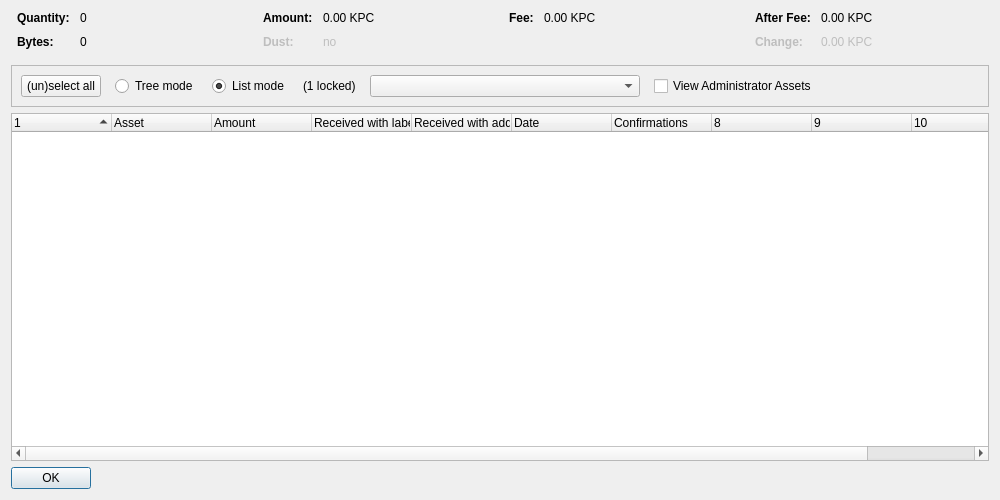
<?xml version="1.0" encoding="UTF-8"?>
<ui version="4.0">
 <class>AssetControlDialog</class>
 <widget class="QDialog" name="AssetControlDialog">
  <property name="geometry">
   <rect>
    <x>0</x>
    <y>0</y>
    <width>1000</width>
    <height>500</height>
   </rect>
  </property>
  <property name="windowTitle">
   <string>Asset Selection</string>
  </property>
  <layout class="QVBoxLayout" name="verticalLayout">
   <item>
    <layout class="QHBoxLayout" name="horizontalLayoutTop" stretch="0,0,0,0">
     <property name="topMargin">
      <number>0</number>
     </property>
     <property name="bottomMargin">
      <number>10</number>
     </property>
     <item>
      <layout class="QFormLayout" name="formLayoutAssetControl1">
       <property name="horizontalSpacing">
        <number>10</number>
       </property>
       <property name="verticalSpacing">
        <number>10</number>
       </property>
       <property name="leftMargin">
        <number>6</number>
       </property>
       <property name="rightMargin">
        <number>6</number>
       </property>
       <item row="0" column="0">
        <widget class="QLabel" name="labelAssetControlQuantityText">
         <property name="font">
          <font>
           <weight>75</weight>
           <bold>true</bold>
          </font>
         </property>
         <property name="text">
          <string>Quantity:</string>
         </property>
        </widget>
       </item>
       <item row="0" column="1">
        <widget class="QLabel" name="labelAssetControlQuantity">
         <property name="cursor">
          <cursorShape>IBeamCursor</cursorShape>
         </property>
         <property name="contextMenuPolicy">
          <enum>Qt::ActionsContextMenu</enum>
         </property>
         <property name="text">
          <string notr="true">0</string>
         </property>
         <property name="textInteractionFlags">
          <set>Qt::LinksAccessibleByMouse|Qt::TextSelectableByKeyboard|Qt::TextSelectableByMouse</set>
         </property>
        </widget>
       </item>
       <item row="1" column="0">
        <widget class="QLabel" name="labelAssetControlBytesText">
         <property name="font">
          <font>
           <weight>75</weight>
           <bold>true</bold>
          </font>
         </property>
         <property name="text">
          <string>Bytes:</string>
         </property>
        </widget>
       </item>
       <item row="1" column="1">
        <widget class="QLabel" name="labelAssetControlBytes">
         <property name="cursor">
          <cursorShape>IBeamCursor</cursorShape>
         </property>
         <property name="contextMenuPolicy">
          <enum>Qt::ActionsContextMenu</enum>
         </property>
         <property name="text">
          <string notr="true">0</string>
         </property>
         <property name="textInteractionFlags">
          <set>Qt::LinksAccessibleByMouse|Qt::TextSelectableByKeyboard|Qt::TextSelectableByMouse</set>
         </property>
        </widget>
       </item>
      </layout>
     </item>
     <item>
      <layout class="QFormLayout" name="formLayoutAssetControl2">
       <property name="horizontalSpacing">
        <number>10</number>
       </property>
       <property name="verticalSpacing">
        <number>10</number>
       </property>
       <property name="leftMargin">
        <number>6</number>
       </property>
       <property name="rightMargin">
        <number>6</number>
       </property>
       <item row="0" column="0">
        <widget class="QLabel" name="labelAssetControlAmountText">
         <property name="font">
          <font>
           <weight>75</weight>
           <bold>true</bold>
          </font>
         </property>
         <property name="text">
          <string>Amount:</string>
         </property>
        </widget>
       </item>
       <item row="0" column="1">
        <widget class="QLabel" name="labelAssetControlAmount">
         <property name="cursor">
          <cursorShape>IBeamCursor</cursorShape>
         </property>
         <property name="contextMenuPolicy">
          <enum>Qt::ActionsContextMenu</enum>
         </property>
         <property name="text">
          <string notr="true">0.00 KPC</string>
         </property>
         <property name="textInteractionFlags">
          <set>Qt::LinksAccessibleByMouse|Qt::TextSelectableByKeyboard|Qt::TextSelectableByMouse</set>
         </property>
        </widget>
       </item>
       <item row="1" column="0">
        <widget class="QLabel" name="labelAssetControlLowOutputText">
         <property name="enabled">
          <bool>false</bool>
         </property>
         <property name="font">
          <font>
           <weight>75</weight>
           <bold>true</bold>
          </font>
         </property>
         <property name="text">
          <string>Dust:</string>
         </property>
        </widget>
       </item>
       <item row="1" column="1">
        <widget class="QLabel" name="labelAssetControlLowOutput">
         <property name="enabled">
          <bool>false</bool>
         </property>
         <property name="cursor">
          <cursorShape>IBeamCursor</cursorShape>
         </property>
         <property name="contextMenuPolicy">
          <enum>Qt::ActionsContextMenu</enum>
         </property>
         <property name="text">
          <string notr="true">no</string>
         </property>
         <property name="textInteractionFlags">
          <set>Qt::LinksAccessibleByMouse|Qt::TextSelectableByKeyboard|Qt::TextSelectableByMouse</set>
         </property>
        </widget>
       </item>
      </layout>
     </item>
     <item>
      <layout class="QFormLayout" name="formLayoutAssetControl3">
       <property name="horizontalSpacing">
        <number>10</number>
       </property>
       <property name="verticalSpacing">
        <number>10</number>
       </property>
       <property name="leftMargin">
        <number>6</number>
       </property>
       <property name="rightMargin">
        <number>6</number>
       </property>
       <item row="0" column="0">
        <widget class="QLabel" name="labelAssetControlFeeText">
         <property name="font">
          <font>
           <weight>75</weight>
           <bold>true</bold>
          </font>
         </property>
         <property name="text">
          <string>Fee:</string>
         </property>
        </widget>
       </item>
       <item row="0" column="1">
        <widget class="QLabel" name="labelAssetControlFee">
         <property name="cursor">
          <cursorShape>IBeamCursor</cursorShape>
         </property>
         <property name="contextMenuPolicy">
          <enum>Qt::ActionsContextMenu</enum>
         </property>
         <property name="text">
          <string notr="true">0.00 KPC</string>
         </property>
         <property name="textInteractionFlags">
          <set>Qt::LinksAccessibleByMouse|Qt::TextSelectableByKeyboard|Qt::TextSelectableByMouse</set>
         </property>
        </widget>
       </item>
      </layout>
     </item>
     <item>
      <layout class="QFormLayout" name="formLayoutAssetControl4">
       <property name="horizontalSpacing">
        <number>10</number>
       </property>
       <property name="verticalSpacing">
        <number>10</number>
       </property>
       <property name="leftMargin">
        <number>6</number>
       </property>
       <property name="rightMargin">
        <number>6</number>
       </property>
       <item row="0" column="0">
        <widget class="QLabel" name="labelAssetControlAfterFeeText">
         <property name="font">
          <font>
           <weight>75</weight>
           <bold>true</bold>
          </font>
         </property>
         <property name="text">
          <string>After Fee:</string>
         </property>
        </widget>
       </item>
       <item row="0" column="1">
        <widget class="QLabel" name="labelAssetControlAfterFee">
         <property name="cursor">
          <cursorShape>IBeamCursor</cursorShape>
         </property>
         <property name="contextMenuPolicy">
          <enum>Qt::ActionsContextMenu</enum>
         </property>
         <property name="text">
          <string notr="true">0.00 KPC</string>
         </property>
         <property name="textInteractionFlags">
          <set>Qt::LinksAccessibleByMouse|Qt::TextSelectableByKeyboard|Qt::TextSelectableByMouse</set>
         </property>
        </widget>
       </item>
       <item row="1" column="0">
        <widget class="QLabel" name="labelAssetControlChangeText">
         <property name="enabled">
          <bool>false</bool>
         </property>
         <property name="font">
          <font>
           <weight>75</weight>
           <bold>true</bold>
          </font>
         </property>
         <property name="text">
          <string>Change:</string>
         </property>
        </widget>
       </item>
       <item row="1" column="1">
        <widget class="QLabel" name="labelAssetControlChange">
         <property name="enabled">
          <bool>false</bool>
         </property>
         <property name="cursor">
          <cursorShape>IBeamCursor</cursorShape>
         </property>
         <property name="contextMenuPolicy">
          <enum>Qt::ActionsContextMenu</enum>
         </property>
         <property name="text">
          <string notr="true">0.00 KPC</string>
         </property>
         <property name="textInteractionFlags">
          <set>Qt::LinksAccessibleByMouse|Qt::TextSelectableByKeyboard|Qt::TextSelectableByMouse</set>
         </property>
        </widget>
       </item>
      </layout>
     </item>
    </layout>
   </item>
   <item>
    <widget class="QFrame" name="frame">
     <property name="minimumSize">
      <size>
       <width>0</width>
       <height>40</height>
      </size>
     </property>
     <property name="frameShape">
      <enum>QFrame::StyledPanel</enum>
     </property>
     <property name="frameShadow">
      <enum>QFrame::Sunken</enum>
     </property>
     <layout class="QHBoxLayout" name="horizontalLayout">
      <item>
       <layout class="QHBoxLayout" name="horizontalLayoutPanel" stretch="0,0,0,0,0,0,0">
        <property name="spacing">
         <number>14</number>
        </property>
        <item>
         <widget class="QPushButton" name="pushButtonSelectAll">
          <property name="sizePolicy">
           <sizepolicy hsizetype="Maximum" vsizetype="Fixed">
            <horstretch>0</horstretch>
            <verstretch>0</verstretch>
           </sizepolicy>
          </property>
          <property name="text">
           <string>(un)select all</string>
          </property>
          <property name="autoDefault">
           <bool>false</bool>
          </property>
         </widget>
        </item>
        <item>
         <widget class="QRadioButton" name="radioTreeMode">
          <property name="sizePolicy">
           <sizepolicy hsizetype="Maximum" vsizetype="Fixed">
            <horstretch>0</horstretch>
            <verstretch>0</verstretch>
           </sizepolicy>
          </property>
          <property name="text">
           <string>Tree mode</string>
          </property>
         </widget>
        </item>
        <item>
         <widget class="QRadioButton" name="radioListMode">
          <property name="sizePolicy">
           <sizepolicy hsizetype="Maximum" vsizetype="Fixed">
            <horstretch>0</horstretch>
            <verstretch>0</verstretch>
           </sizepolicy>
          </property>
          <property name="text">
           <string>List mode</string>
          </property>
          <property name="checked">
           <bool>true</bool>
          </property>
         </widget>
        </item>
        <item>
         <widget class="QLabel" name="labelLocked">
          <property name="text">
           <string notr="true">(1 locked)</string>
          </property>
         </widget>
        </item>
        <item>
         <widget class="QComboBox" name="assetList">
          <property name="minimumContentsLength">
           <number>30</number>
          </property>
         </widget>
        </item>
        <item>
         <widget class="QCheckBox" name="viewAdministrator">
          <property name="toolTip">
           <string>View assets that you have the ownership asset for</string>
          </property>
          <property name="text">
           <string>View Administrator Assets</string>
          </property>
         </widget>
        </item>
        <item>
         <spacer name="horizontalSpacer">
          <property name="orientation">
           <enum>Qt::Horizontal</enum>
          </property>
          <property name="sizeHint" stdset="0">
           <size>
            <width>40</width>
            <height>20</height>
           </size>
          </property>
         </spacer>
        </item>
       </layout>
      </item>
     </layout>
    </widget>
   </item>
   <item>
    <widget class="AssetControlTreeWidget" name="treeWidget">
     <property name="contextMenuPolicy">
      <enum>Qt::CustomContextMenu</enum>
     </property>
     <property name="sortingEnabled">
      <bool>false</bool>
     </property>
     <property name="columnCount">
      <number>11</number>
     </property>
     <attribute name="headerShowSortIndicator" stdset="0">
      <bool>true</bool>
     </attribute>
     <attribute name="headerStretchLastSection">
      <bool>false</bool>
     </attribute>
     <column>
      <property name="text">
       <string/>
      </property>
     </column>
     <column>
      <property name="text">
       <string>Asset</string>
      </property>
     </column>
     <column>
      <property name="text">
       <string>Amount</string>
      </property>
     </column>
     <column>
      <property name="text">
       <string>Received with label</string>
      </property>
     </column>
     <column>
      <property name="text">
       <string>Received with address</string>
      </property>
     </column>
     <column>
      <property name="text">
       <string>Date</string>
      </property>
     </column>
     <column>
      <property name="text">
       <string>Confirmations</string>
      </property>
      <property name="toolTip">
       <string>Confirmed</string>
      </property>
     </column>
     <column>
      <property name="text">
       <string/>
      </property>
     </column>
     <column>
      <property name="text">
       <string/>
      </property>
     </column>
     <column>
      <property name="text">
       <string/>
      </property>
     </column>
     <column>
      <property name="text">
       <string/>
      </property>
     </column>
    </widget>
   </item>
   <item>
    <widget class="QDialogButtonBox" name="buttonBox">
     <property name="sizePolicy">
      <sizepolicy hsizetype="Maximum" vsizetype="Fixed">
       <horstretch>0</horstretch>
       <verstretch>0</verstretch>
      </sizepolicy>
     </property>
     <property name="orientation">
      <enum>Qt::Horizontal</enum>
     </property>
     <property name="standardButtons">
      <set>QDialogButtonBox::Ok</set>
     </property>
    </widget>
   </item>
  </layout>
 </widget>
 <customwidgets>
  <customwidget>
   <class>AssetControlTreeWidget</class>
   <extends>QTreeWidget</extends>
   <header location="global">assetcontroltreewidget.h</header>
  </customwidget>
 </customwidgets>
 <resources/>
 <connections/>
</ui>
